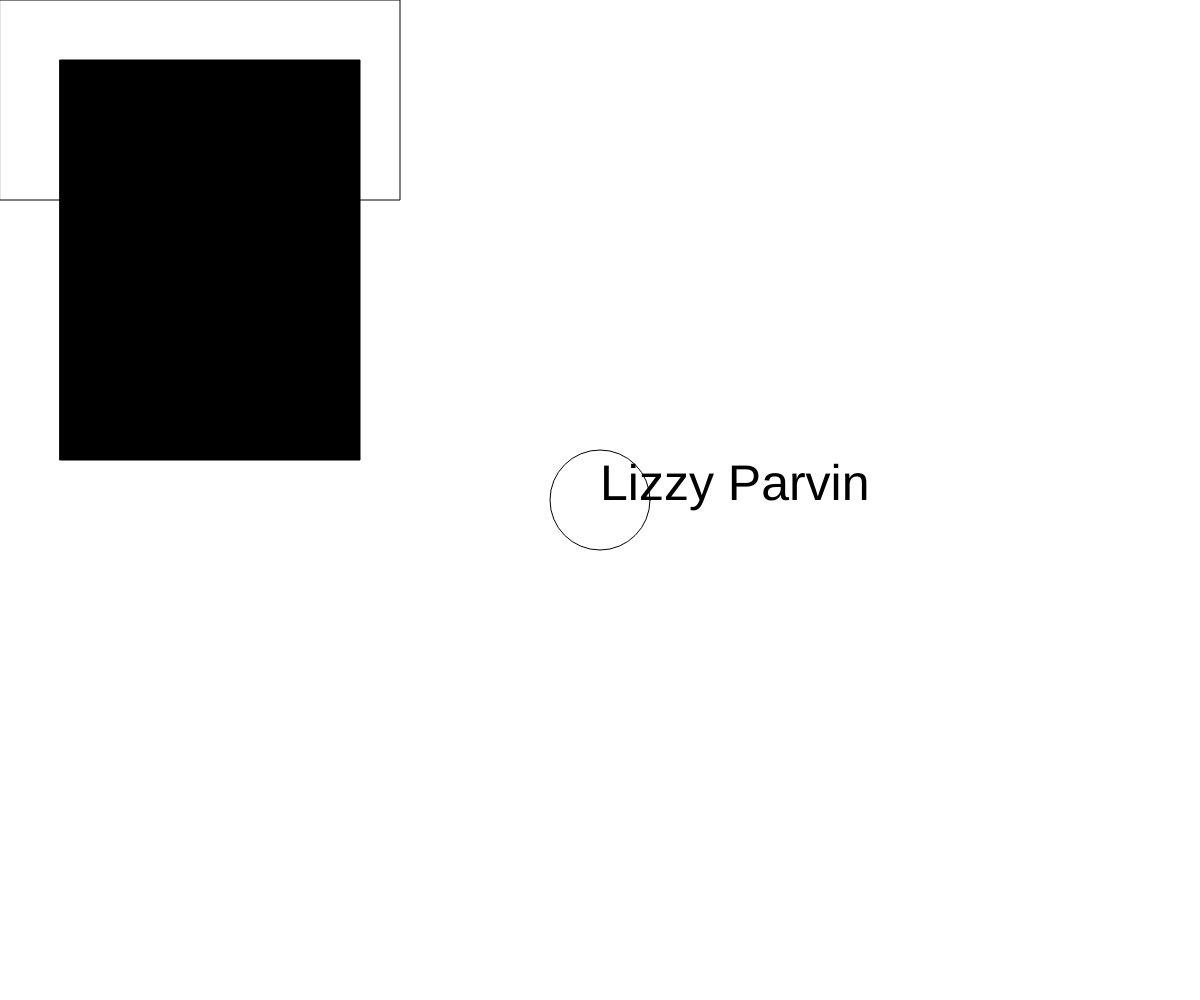
Frame 1 (no input)
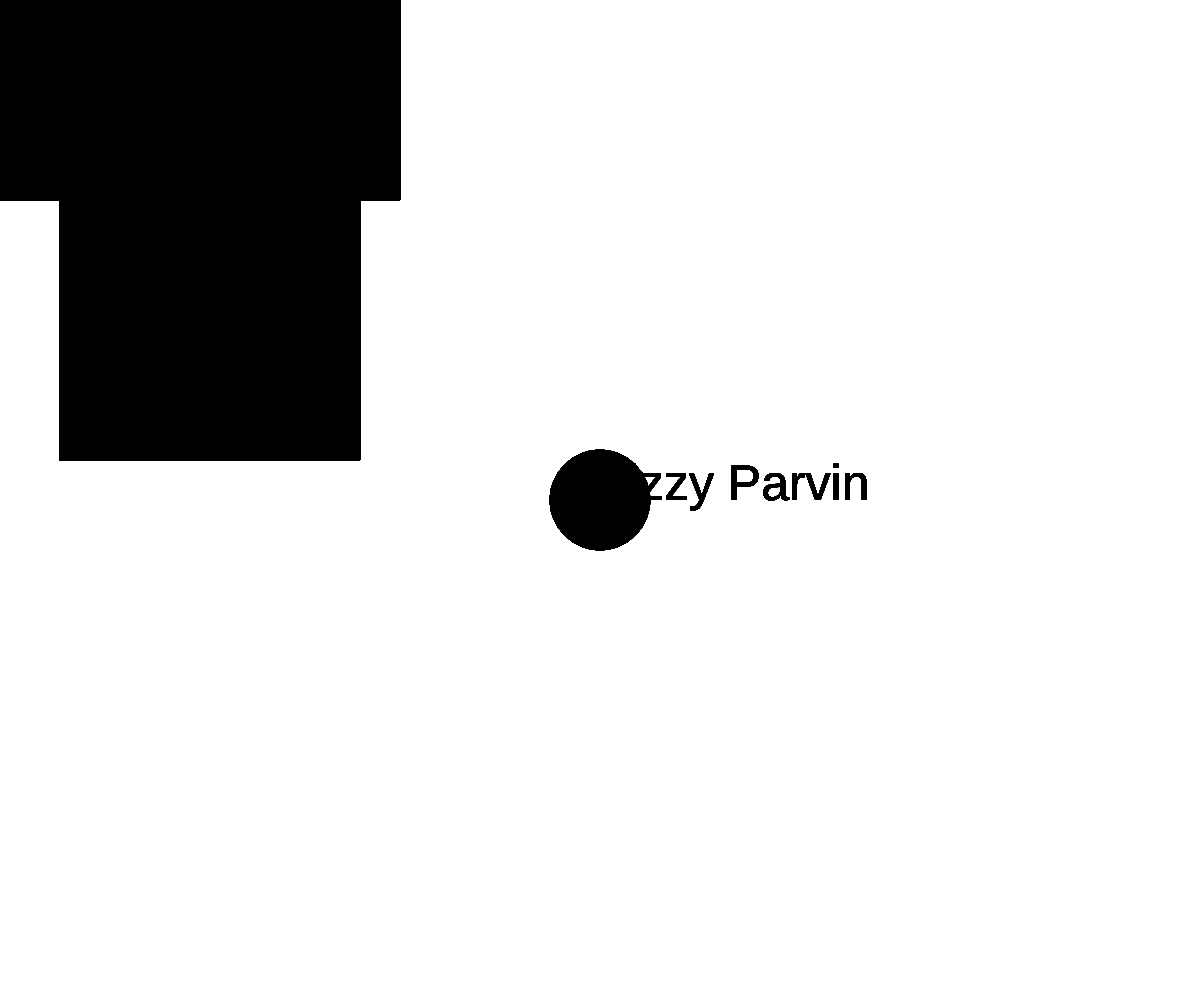
Frame 60 (no input)
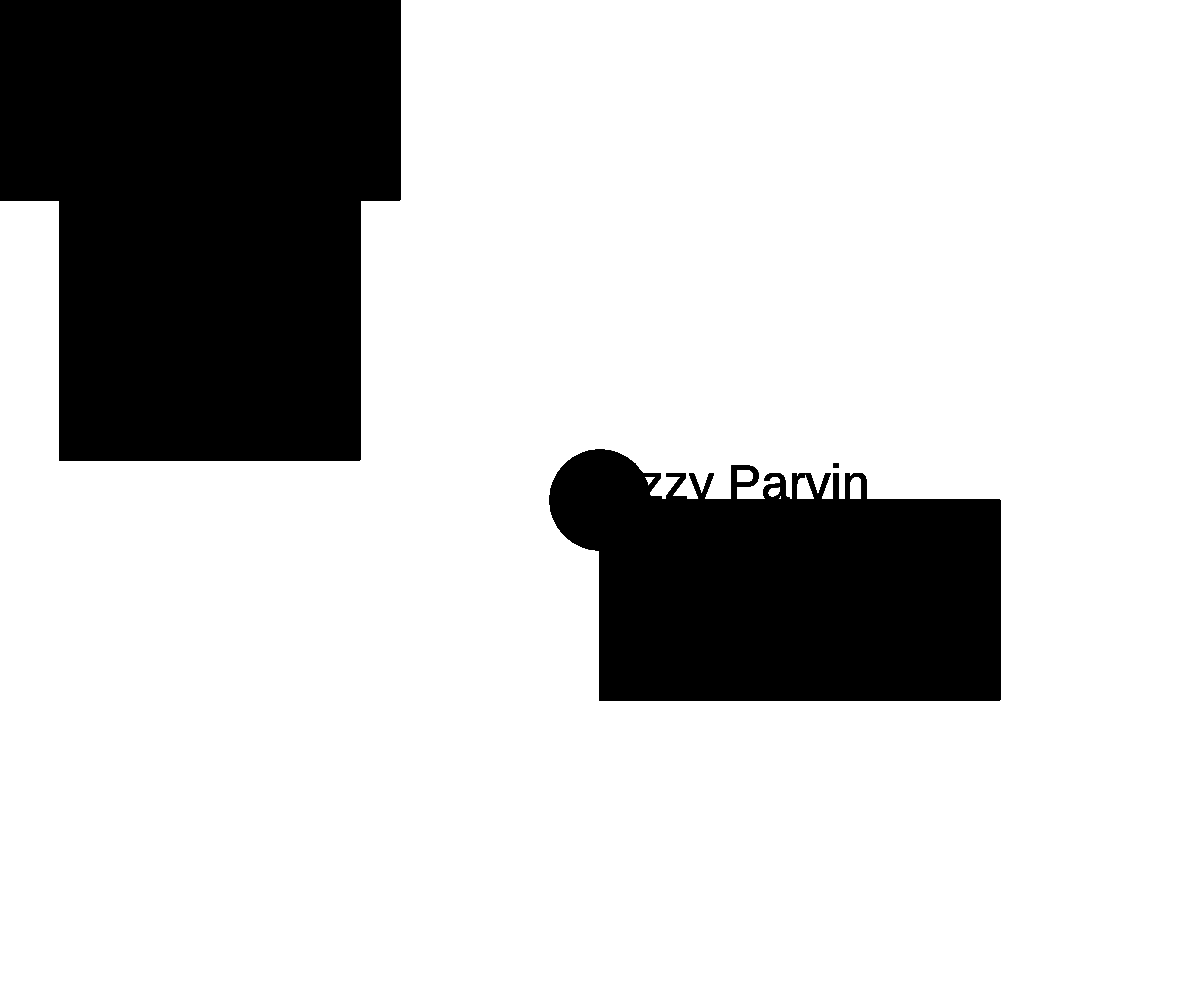
Frame 120 (the mouse pressed at the canvas centre since frame 60)

The p5.js sketch that drew these frames (run headless with seeded random() and noise() and a simulated clock; from frame 60 on, the mouse is pressed at the canvas centre):

// p5.js sketch
// ── sketch.js
 var score = 0 ;

 function setup() {
 //put setup code here
  createCanvas(windowWidth, windowHeight) ;
 }

 function draw() {
   ellipse(width/2, height/2, 100, 100);
   rect(mouseX, mouseY, 400, 200);
   //background(100);
   text(score, 100, 100);
   textSize(50);
//fill(random(255), 0, 0);
  text('Lizzy Parvin', width/2, height/2);
  fill(0);
  rect(60, 60, 300, 400);

}

 function mouseReleased(){
   //background (255);
   //background(random(255), random(255), random(255));
   score++ ;
 }
